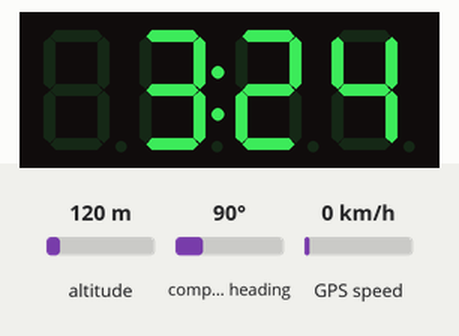
Bench run of a sketch on a simulated Arduino Mega 2560, built with avr-gcc and run on an emulated ATmega2560. Parts: 4-digit seven-segment display. The test bench sets the inputs (shaded band); at power-on: altitude 120 m, compass heading 90°, GPS speed 0 km/h. The GPS gets a fix after 3 s at 37.7749, -122.4194 with 8 satellites; what the sketch prints to the serial monitor is not drawn.

Above: at 2.1 s.
At 66.2 s:
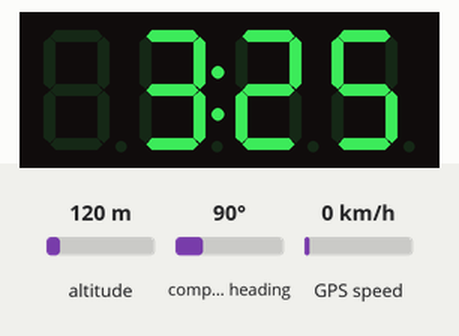
At 128.3 s:
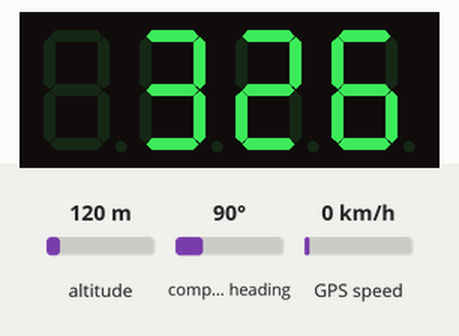

The sketch:

Feather_GPS_Clock_7_Segment_Display.ino
```cpp
// (licence header left out)
#include <Wire.h>
#include "Adafruit_LEDBackpack.h"
#include <Adafruit_GPS.h>
#define GPSSerial Serial1
Adafruit_GPS GPS(&GPSSerial);

// Display serial stuff once
boolean displayOnce;

// boolean to keep track of the blinking colon
boolean colonOn;

// Set this to false if you don't want the colon to blink
boolean blinkColon = true;

// Set the time format to either 12 or 24 hour format
int timeFormat = 12;

// Set your GMT offset number here, even if it's a negative
int GMToffset = 8;

// If your GMT offset is a negative number, set the value below to true
boolean GMTnegative = true;
boolean USDST = true;

// Our variable for the changing the time based on DST and time zone
int correctedHour;
int DSToffset;

// Set a brightness value from 1-10
int displayBrightness = 10;

// Which our gets displayed, is an output of the 24 or 12 hour subroutines
int displayHour;

//Adafruit 7 segment display library
Adafruit_7segment matrix = Adafruit_7segment();

// timer for the loop, to make sure the GPS query doesn't try and run too quickly
uint32_t timer = millis();

void setup()
{
  //Print the source URL for the project in case you lose it
  Serial.begin(115200);

  matrix.begin(0x70);
  // 9600 NMEA is the default baud rate for Adafruit MTK GPS's- some use 4800
  GPS.begin(9600);
  matrix.setBrightness(displayBrightness);

  // uncomment this line to turn on RMC (recommended minimum) and GGA (fix data) including altitude
  GPS.sendCommand(PMTK_SET_NMEA_OUTPUT_RMCGGA);

  // Set the update rate
  GPS.sendCommand(PMTK_SET_NMEA_UPDATE_1HZ);   // 1 Hz update rate

  delay(500);
  displayOnce = true;
  colonOn = true;

}

void loop()                     // run over and over again
{
  // read data from the GPS in the 'main loop'
  char c = GPS.read();
  // if a sentence is received, we can check the checksum, parse it...
  if (GPS.newNMEAreceived()) {
    if (!GPS.parse(GPS.lastNMEA())) // this also sets the newNMEAreceived() flag to false
      return; // we can fail to parse a sentence in which case we should just wait for another
  }
  // if millis() or timer wraps around, we'll just reset it
  if (timer > millis()) timer = millis();

   // approximately every 2 seconds or so, print out the current stats
  if (millis() - timer > 2000) {
    timer = millis(); // reset the timer

    // DST offset checks. This would need overhauling to incorporate global DST
    // logic, because the dates for start & end of DST are different
    if (USDST == true) {
      DSToffset = 0;
      if ((GPS.month == 3) && (GPS.day > 12)) {
        DSToffset = 1;
      } else if ((GPS.month == 3) && (GPS.day == 12)) {
        if (GPS.hour > 2){
        DSToffset = 1;
        }
      } else if ((GPS.month > 3) && (GPS.month < 11)) {
        DSToffset = 1;
      } else if ((GPS.month == 11) && (GPS.day < 6)) {
        DSToffset = 1;
      } else if ((GPS.month == 11) && (GPS.day == 5)) {
        if (GPS.hour < 2){
        DSToffset = 1;
        }
      }
    }
    // GMT offset (time zone) calculation here
    // There may be a better way with Arduino, but this
    // gets around Arduino weirdness with negative numbers
    if (GMTnegative == true) {
      correctedHour = (GPS.hour - GMToffset + DSToffset);
    } else {
      correctedHour = (GPS.hour + GMToffset);
    }
    if (correctedHour > 24) {
      correctedHour = (correctedHour -24);
    } else if (correctedHour < 0) {
      correctedHour = (correctedHour +24);
    }

    // Hour calculations for 24 hour time
    // No need to modify 24 hour time except to multiply it for the display
    if (timeFormat == 24) {
      displayHour = (correctedHour * 100);
    }

    // Hour calculations for 12 hour time
    // Here we apply corrected hour to 12 hour time
    // We use the getNumber() function because the alpha display
    // can't take decimals from the GPS readings directly
    if (timeFormat == 12) {
      if (correctedHour > 12) {
        displayHour = ((correctedHour - 12)*100);
      } else if (correctedHour < 13) {
         displayHour = ((correctedHour)*100);
      } else if (correctedHour == 0) {
        displayHour = 1200;
      }
    }

    matrix.print((displayHour)+ GPS.minute);

    // Alternate the colon between on and off each loop, but only if enabled via blinkColon
    if (blinkColon == true) {
      if (colonOn == true) {
        matrix.drawColon(true);
        colonOn = false;
      } else {
      matrix.drawColon(false);
      colonOn = true;
      }
    }

    // Write the display and to serial once
    matrix.writeDisplay();
    if (displayOnce == true) {
      Serial.println("GPS Clock by Jay Doscher from https://github.com/jdoscher/Feather_GPS_Clock/tree/master/Feather_GPS_Clock_7_Segment_Display");
      displayOnce = false;
    }
    timer = millis(); // reset the timer
  }
}
```
